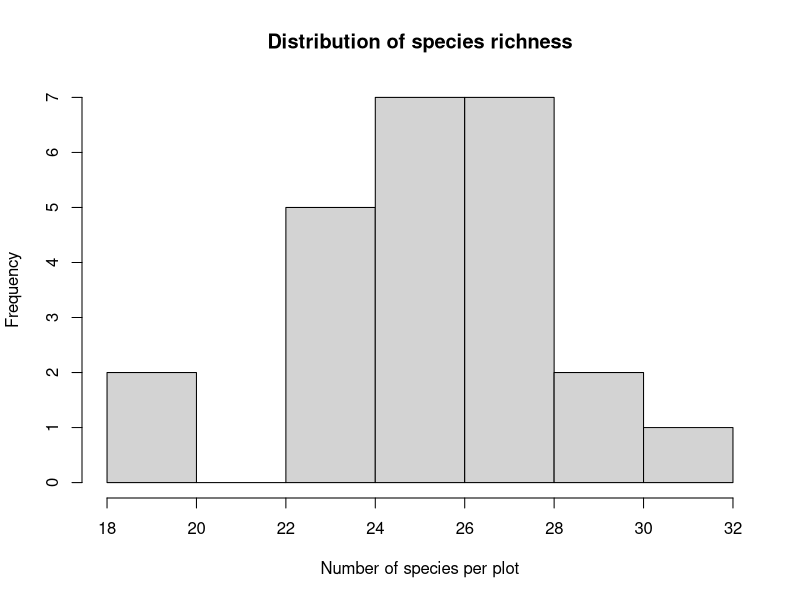

This figure's R source: (Note: this script raises an error after producing the figure.)
#==================================================================
#
#     Model reduction — Week 11
#     Can we find the minimum adequate model for species diversity (varespec)
#     and crop yield (npk)?
#
#
#     AI Disclaimer: The overall format of this script was done by Claude AI.
#     The content is originally human. The script was revised by the Henrik von Wehrden
#==================================================================
# BACKGROUND -------------------------------------------------------
#
#   Example one is a classical dataset from ecology, find more about it in the library vegan
#
#   Part 1 — Linear model reduction (varespec / varechem)
#   -------------------------------------------------------
#   The  varespec (species percentage cover across 24 plots) and 
#		varechem (14 soil chemistry measurements for the same plots). 
#		Convert the data in presence abesence data and calculate the 
#		Number of species per plot. The we will do
#   (a) statistical fishing — loop over all 14 predictors one at a
#       time to identify candidates, then
#   (b) manual backward elimination guided by p-values, cross-checked
#       with AIC and the step() function.
#
#   Part 2 — Mixed-effect model reduction (npk)
#   -------------------------------------------------------
#   The npk dataset records a factorial fertilizer experiment (N, P, K)
#   run across 6 blocks. Because plots within a block share unmeasured
#   environmental conditions, block is treated as a random effect.
#   Models are compared using AIC and reudced by p-values— yet to make 
#		AIC comparable across models with different fixed effects, they must
#		all be fitted with method = "ML" rather than the default REML.
#
#   Variables in varespec / varechem:
#
#     🌿  varespec   – species percentage cover (24 plots × 44 species)
#     🧪  varechem   – 14 soil chemistry variables for the same 24 plots
#     📦  varediv    – derived species richness per plot  ← response (Part 1)
#
#   Variables in npk:
#
#     🏗️  block      – one of 6 field blocks (random effect)
#     🧪  N          – nitrogen applied (0/1, fixed effect)
#     🧪  P          – phosphate applied (0/1, fixed effect)
#     🧪  K          – potassium applied (0/1, fixed effect)
#     📦  yield      – crop yield per plot  ← response (Part 2)
#
#   Your job: find the minimum adequate model in both settings using
#   p-value-based backward elimination, the step() shortcut, and AIC.
# 	Compare the outcomes
#
# ------------------------------------------------------------------
# YOUR TASK --------------------------------------------------------
#
#   Part 1 — Species richness (linear model)
#   1. Load packages and data; derive species richness from cover data.
#   2. Check for multicollinearity among predictors.
#   3. Loop over all predictors to identify significant candidates.
#   4. Fit the full model with the significant predictors.
#   5. Check for redundancy using VIF.
#   6. Reduce the model step-by-step using p-values.
#   7. Use step() as an automated alternative.
#   8. Compare all candidate models with AIC.
#
#   Part 2 — Crop yield (mixed-effect model)
#   9.  Load data, convert to factors, fit the full mixed-effect model.
#   10. Reduce the model step-by-step by removing non-significant terms.
#   11. Compare against a classical ANOVA with Error(block).
#   12. Compare all candidate models with AIC.
#
#   # Note: comments explain non-obvious choices throughout.
# ------------------------------------------------------------------


# ── PART 1: Species richness ─────────────────────────────────────


# -> 1. Load packages and data; derive species richness
# Note: vegan ships two paired objects — varespec (species matrix)
#       and varechem (soil chemistry). They are loaded automatically
#       with data(varespec); varechem comes along for free.
# install.packages("vegan")
library(vegan)

data("varespec")       # load both varespec and varechem
data("varechem")
dim(varespec)        # 24 plots × 44 species

# Note: Convert percentage cover to presence/absence (1/0) first,
#       then sum across species to get richness per plot.
varespec01 <- ifelse(varespec > 0, 1, 0)
varediv    <- apply(varespec01, 1, sum)   # species richness per plot

#Is the number of species normally distributed? Compare in a histogram
hist(varediv,
     main = "Distribution of species richness",
     xlab = "Number of species per plot")


# -> 2. Check for multicollinearity among predictors
# Note: Highly correlated predictors may lead to unreliable
#       coefficient estimates. Inspect the correlation matrix before
#       building any model.
round(cor(varechem), d = 2)


# -> 3. Loop over all predictors to identify significant candidates
# Note: Fitting each predictor in isolation ("statistical fishing")
#       gives a first filter. This does not replace proper model
#       selection — it only flags variables worth including together.
modelresults <- matrix(ncol = 4, nrow = ncol(varechem))

for (i in 1:14) {
  model <- lm(varediv ~ varechem[, i])
  modelresults[i, 1] <- colnames(varechem)[i]
  modelresults[i, 2] <- round(summary(model)$coefficients[2, 1], d = 4)
  modelresults[i, 3] <- round(summary(model)$coefficients[2, 4], d = 10)
  modelresults[i, 4] <- round(summary(model)$r.squared,          d = 2)
  print(i)
}

colnames(modelresults) <- c("name", "Estimate", "p", "r2")
modelresults
# Note: Mn, Baresoil, and Humdepth emerge as significant candidates.


# -> 4. Fit the full model with significant predictors
fullmodel <- lm(varediv ~ varechem$Mn + varechem$Baresoil + varechem$Humdepth)
summary(fullmodel)


# -> 5. Check for redundancy using VIF
# Note: VIF (variance inflation factor) quantifies multicollinearity.
#       Values below 5-10 indicate no problematic redundancy between
#       the retained predictors.
library(car)
vif(fullmodel)


# -> 6. Reduce the model step-by-step using p-values
# Note: Remove the least significant term (highest p-value) one at
#       a time and refit.
model2 <- 

# Note: Remove the least significant term (highest p-value) one at
#       a time and refit.
model3 <- 


# -> 7. Use step() as an automated alternative
# Note: step() uses AIC at each step to decide whether dropping a
#       term improves the model. It may reach a different conclusion
#       than manual p-value elimination — compare the two.
model4 <- step(fullmodel)
summary(model4)   # inspect — is this the same minimum adequate model?


# -> 8. Compare all candidate models with AIC
# Note: Lower AIC = better balance of fit and complexity.
#       A difference of less than 2 AIC units is considered negligible,
#       meaning both models are essentially equivalent.
AIC(fullmodel); AIC(model2); AIC(model3)
# Note: model2 has the lowest AIC, yet the difference from model3
#       is small (< 2), so one could make a case for either of the 
# 			the models to be the least parsimonious ones.


# ── PART 2: Crop yield (mixed-effect model) ──────────────────────


# -> 9. Load data, convert to factors, fit the full mixed-effect model
# Note: method = "ML" (maximum likelihood) is required whenever you
#       compare models with different fixed effects using AIC or
#       likelihood-ratio tests. The default REML is fine for final
#       parameter estimates but makes fixed-effect comparisons invalid.
library(nlme)
data(npk)

npk$block <- as.factor(npk$block)
npk$N     <- as.factor(npk$N)
npk$P     <- as.factor(npk$P)
npk$K     <- as.factor(npk$K)

fullmodel <- lme(yield ~ N * P * K, random = ~1 | block, data   = npk, method = "ML")
summary(fullmodel)


# -> 10. Reduce the model step-by-step by using p-value
# Note: Remove terms from the most complex (three-way interaction)
#       downward, refitting after each removal. Keep method = "ML"
#       throughout so all AIC values remain on the same scale.
model2 <- 


# -> 11. Compare minimum adequate model against a classical ANOVA 
# with Error(block).
# Note: The ANOVA with Error(block) is the classical split-plot
#       approach. Results should be broadly similar to the mixed-
#       effect model, but are not identical — the mixed model
#       explicitly estimates the block variance rather than
#       absorbing it into the error stratum.
anovamodel <- 


# -> 12. Compare all candidate models with AIC
# Note: All models were fitted with ML, so AIC comparisons are valid.
#       The model with the lowest AIC is preferred; differences < 2
#       are treated as negligible.
AIC(fullmodel); AIC(model2); 

# Are the most parsimonious model according to p-value reduction and AIC the same?


# ❓ QUESTIONS 
